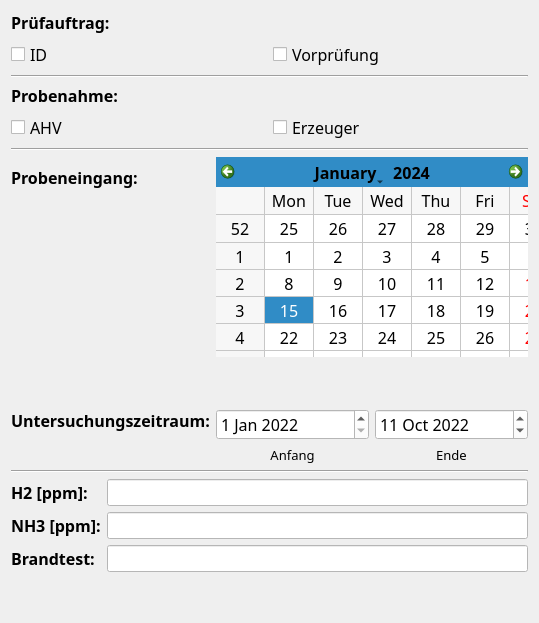
                <widget class="QFrame" name="frame">
                 <layout class="QVBoxLayout" name="verticalLayout_7">
                  <item>
                   <widget class="QLabel" name="label_18">
                    <property name="sizePolicy">
                     <sizepolicy hsizetype="Fixed" vsizetype="Fixed">
                      <horstretch>0</horstretch>
                      <verstretch>0</verstretch>
                     </sizepolicy>
                    </property>
                    <property name="font">
                     <font>
                      <family>Californian FB</family>
                      <pointsize>12</pointsize>
                      <weight>75</weight>
                      <bold>true</bold>
                     </font>
                    </property>
                    <property name="text">
                     <string>Prüfauftrag:</string>
                    </property>
                   </widget>
                  </item>
                  <item>
                   <layout class="QHBoxLayout" name="horizontalLayout_3">
                    <item>
                     <widget class="QCheckBox" name="checkBox_10">
                      <property name="font">
                       <font>
                        <family>Californian FB</family>
                        <pointsize>12</pointsize>
                       </font>
                      </property>
                      <property name="text">
                       <string>ID</string>
                      </property>
                     </widget>
                    </item>
                    <item>
                     <widget class="QCheckBox" name="checkBox_11">
                      <property name="font">
                       <font>
                        <family>Californian FB</family>
                        <pointsize>12</pointsize>
                       </font>
                      </property>
                      <property name="text">
                       <string>Vorprüfung</string>
                      </property>
                     </widget>
                    </item>
                   </layout>
                  </item>
                  <item>
                   <widget class="Line" name="line_6">
                    <property name="orientation">
                     <enum>Qt::Horizontal</enum>
                    </property>
                   </widget>
                  </item>
                  <item>
                   <widget class="QLabel" name="label_20">
                    <property name="sizePolicy">
                     <sizepolicy hsizetype="Fixed" vsizetype="Fixed">
                      <horstretch>0</horstretch>
                      <verstretch>0</verstretch>
                     </sizepolicy>
                    </property>
                    <property name="font">
                     <font>
                      <family>Californian FB</family>
                      <pointsize>12</pointsize>
                      <weight>75</weight>
                      <bold>true</bold>
                     </font>
                    </property>
                    <property name="text">
                     <string>Probenahme:</string>
                    </property>
                   </widget>
                  </item>
                  <item>
                   <layout class="QHBoxLayout" name="horizontalLayout_7">
                    <item>
                     <widget class="QCheckBox" name="checkBox_12">
                      <property name="font">
                       <font>
                        <family>Californian FB</family>
                        <pointsize>12</pointsize>
                       </font>
                      </property>
                      <property name="text">
                       <string>AHV</string>
                      </property>
                     </widget>
                    </item>
                    <item>
                     <widget class="QCheckBox" name="checkBox_13">
                      <property name="font">
                       <font>
                        <family>Californian FB</family>
                        <pointsize>12</pointsize>
                       </font>
                      </property>
                      <property name="text">
                       <string>Erzeuger</string>
                      </property>
                     </widget>
                    </item>
                   </layout>
                  </item>
                  <item>
                   <widget class="Line" name="line_7">
                    <property name="orientation">
                     <enum>Qt::Horizontal</enum>
                    </property>
                   </widget>
                  </item>
                  <item>
                   <layout class="QFormLayout" name="formLayout_2">
                    <item row="0" column="0">
                     <widget class="QLabel" name="label_4">
                      <property name="font">
                       <font>
                        <family>Californian FB</family>
                        <pointsize>12</pointsize>
                        <weight>75</weight>
                        <bold>true</bold>
                       </font>
                      </property>
                      <property name="text">
                       <string>Probeneingang:</string>
                      </property>
                     </widget>
                    </item>
                    <item row="2" column="0">
                     <widget class="QLabel" name="label_19">
                      <property name="font">
                       <font>
                        <family>Californian FB</family>
                        <pointsize>12</pointsize>
                        <weight>75</weight>
                        <bold>true</bold>
                       </font>
                      </property>
                      <property name="text">
                       <string>Untersuchungszeitraum:</string>
                      </property>
                      <property name="alignment">
                       <set>Qt::AlignLeading|Qt::AlignLeft|Qt::AlignTop</set>
                      </property>
                     </widget>
                    </item>
                    <item row="2" column="1">
                     <layout class="QVBoxLayout" name="verticalLayout_8">
                      <item>
                       <layout class="QHBoxLayout" name="horizontalLayout_9">
                        <item>
                         <widget class="QDateEdit" name="dateEdit_2">
                          <property name="font">
                           <font>
                            <family>Californian FB</family>
                            <pointsize>12</pointsize>
                           </font>
                          </property>
                          <property name="styleSheet">
                           <string notr="true">background-color: rgb(255, 255, 255);</string>
                          </property>
                          <property name="dateTime">
                           <datetime>
                            <hour>0</hour>
                            <minute>0</minute>
                            <second>0</second>
                            <year>2022</year>
                            <month>1</month>
                            <day>1</day>
                           </datetime>
                          </property>
                         </widget>
                        </item>
                        <item>
                         <widget class="QDateEdit" name="dateEdit_3">
                          <property name="font">
                           <font>
                            <family>Californian FB</family>
                            <pointsize>12</pointsize>
                           </font>
                          </property>
                          <property name="styleSheet">
                           <string notr="true">background-color: rgb(255, 255, 255);</string>
                          </property>
                          <property name="dateTime">
                           <datetime>
                            <hour>0</hour>
                            <minute>0</minute>
                            <second>0</second>
                            <year>2022</year>
                            <month>10</month>
                            <day>11</day>
                           </datetime>
                          </property>
                         </widget>
                        </item>
                       </layout>
                      </item>
                      <item>
                       <layout class="QHBoxLayout" name="horizontalLayout_10">
                        <item>
                         <widget class="QLabel" name="label_22">
                          <property name="font">
                           <font>
                            <family>Californian FB</family>
                            <pointsize>10</pointsize>
                           </font>
                          </property>
                          <property name="text">
                           <string>Anfang</string>
                          </property>
                          <property name="alignment">
                           <set>Qt::AlignCenter</set>
                          </property>
                         </widget>
                        </item>
                        <item>
                         <widget class="QLabel" name="label_21">
                          <property name="font">
                           <font>
                            <family>Californian FB</family>
                            <pointsize>10</pointsize>
                           </font>
                          </property>
                          <property name="text">
                           <string>Ende</string>
                          </property>
                          <property name="alignment">
                           <set>Qt::AlignCenter</set>
                          </property>
                         </widget>
                        </item>
                       </layout>
                      </item>
                     </layout>
                    </item>
                    <item row="0" column="1">
                     <widget class="QCalendarWidget" name="calendarWidget">
                      <property name="maximumSize">
                       <size>
                        <width>312</width>
                        <height>200</height>
                       </size>
                      </property>
                      <property name="font">
                       <font>
                        <family>Californian FB</family>
                        <pointsize>12</pointsize>
                       </font>
                      </property>
                      <property name="styleSheet">
                       <string notr="true">color: black;</string>
                      </property>
                      <property name="gridVisible">
                       <bool>true</bool>
                      </property>
                     </widget>
                    </item>
                    <item row="1" column="1">
                     <spacer name="verticalSpacer_6">
                      <property name="orientation">
                       <enum>Qt::Vertical</enum>
                      </property>
                      <property name="sizeType">
                       <enum>QSizePolicy::Fixed</enum>
                      </property>
                      <property name="sizeHint" stdset="0">
                       <size>
                        <width>20</width>
                        <height>40</height>
                       </size>
                      </property>
                     </spacer>
                    </item>
                   </layout>
                  </item>
                  <item>
                   <widget class="Line" name="line_8">
                    <property name="orientation">
                     <enum>Qt::Horizontal</enum>
                    </property>
                   </widget>
                  </item>
                  <item>
                   <layout class="QVBoxLayout" name="verticalLayout_9">
                    <item>
                     <layout class="QFormLayout" name="formLayout_3">
                      <item row="0" column="0">
                       <widget class="QLabel" name="label_23">
                        <property name="font">
                         <font>
                          <family>Californian FB</family>
                          <pointsize>12</pointsize>
                          <weight>75</weight>
                          <bold>true</bold>
                         </font>
                        </property>
                        <property name="text">
                         <string>H2 [ppm]:</string>
                        </property>
                       </widget>
                      </item>
                      <item row="0" column="1">
                       <widget class="QLineEdit" name="lineEdit_2">
                        <property name="font">
                         <font>
                          <pointsize>12</pointsize>
                         </font>
                        </property>
                        <property name="styleSheet">
                         <string notr="true">background-color: rgb(255, 255, 255);</string>
                        </property>
                       </widget>
                      </item>
                      <item row="1" column="0">
                       <widget class="QLabel" name="label_24">
                        <property name="font">
                         <font>
                          <family>Californian FB</family>
                          <pointsize>12</pointsize>
                          <weight>75</weight>
                          <bold>true</bold>
                         </font>
                        </property>
                        <property name="text">
                         <string>NH3 [ppm]:</string>
                        </property>
                       </widget>
                      </item>
                      <item row="1" column="1">
                       <widget class="QLineEdit" name="lineEdit_12">
                        <property name="font">
                         <font>
                          <pointsize>12</pointsize>
                         </font>
                        </property>
                        <property name="styleSheet">
                         <string notr="true">background-color: rgb(255, 255, 255);</string>
                        </property>
                       </widget>
                      </item>
                      <item row="2" column="0">
                       <widget class="QLabel" name="label_25">
                        <property name="font">
                         <font>
                          <family>Californian FB</family>
                          <pointsize>12</pointsize>
                          <weight>75</weight>
                          <bold>true</bold>
                         </font>
                        </property>
                        <property name="text">
                         <string>Brandtest:</string>
                        </property>
                       </widget>
                      </item>
                      <item row="2" column="1">
                       <widget class="QLineEdit" name="lineEdit_13">
                        <property name="font">
                         <font>
                          <pointsize>12</pointsize>
                         </font>
                        </property>
                        <property name="styleSheet">
                         <string notr="true">background-color: rgb(255, 255, 255);</string>
                        </property>
                       </widget>
                      </item>
                     </layout>
                    </item>
                   </layout>
                  </item>
                  <item>
                   <spacer name="verticalSpacer_7">
                    <property name="orientation">
                     <enum>Qt::Vertical</enum>
                    </property>
                    <property name="sizeHint" stdset="0">
                     <size>
                      <width>20</width>
                      <height>40</height>
                     </size>
                    </property>
                   </spacer>
                  </item>
                 </layout>
                </widget>
